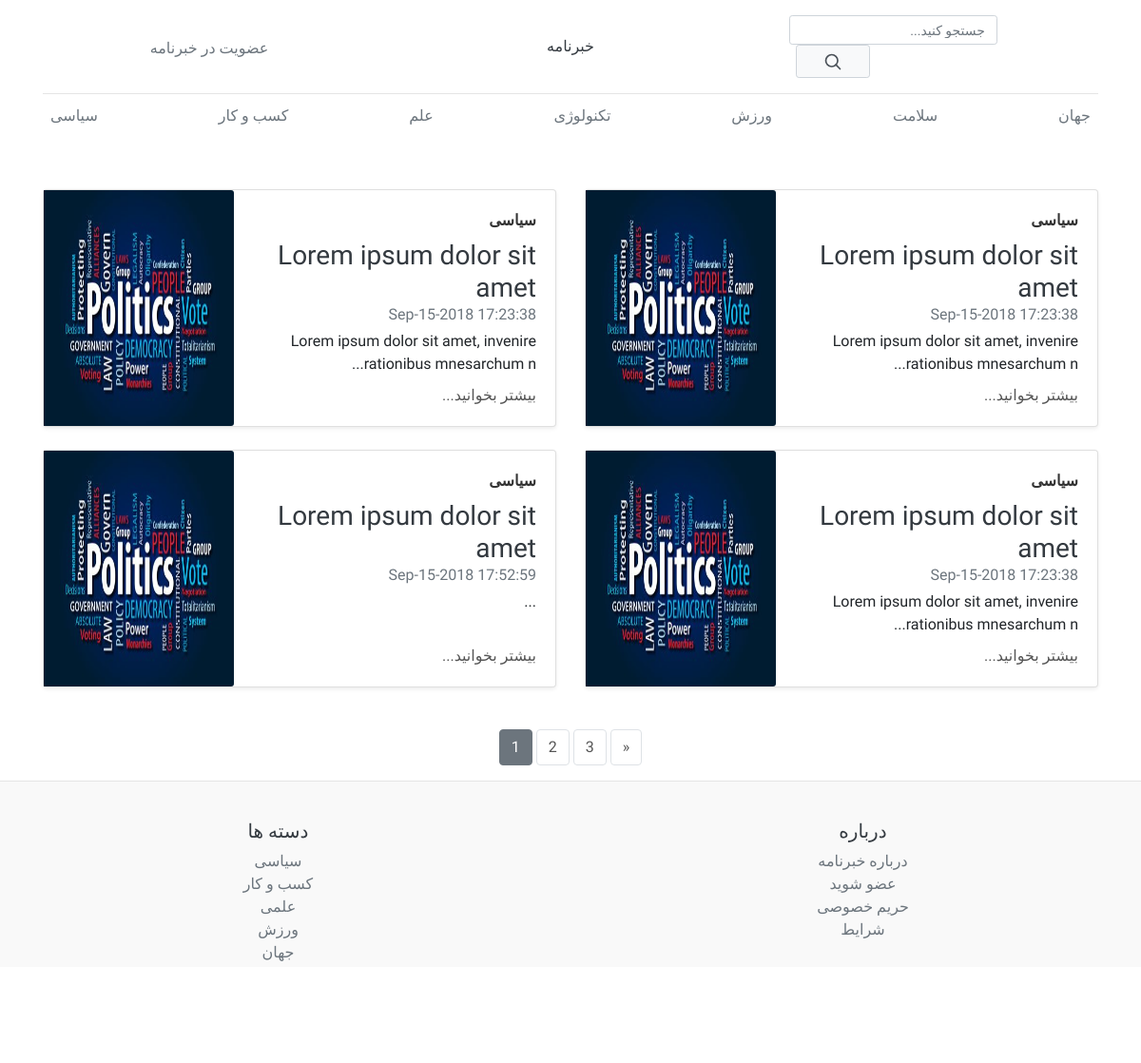
Screenshot of /Blog.php?page=1&category=سیاسی with the database file from the repository.
### tables this page shows
CREATE TABLE `posts` (
  `id` int(10) NOT NULL,
  `title` varchar(50) NOT NULL,
  `datetime` varchar(50) NOT NULL,
  `category` varchar(100) NOT NULL,
  `author` varchar(100) NOT NULL,
  `image` varchar(200) NOT NULL,
  `post` varchar(10000) NOT NULL
);

CREATE TABLE `category` (
  `id` int(10) NOT NULL,
  `datetime` varchar(50) NOT NULL,
  `category` varchar(100) NOT NULL,
  `author` varchar(100) NOT NULL
);

### db/dbOperation.php (called while the page is built, shortened)
<?php
class DBOperation
{
    private $conn;
    public function __construct()
    {
        require_once 'dbConnect.php';
        $db = new DBConnect();
        $this->conn = $db->connect();
    }
    public function selectCategory()
    {
        $sql = 'SELECT * FROM `category`;';
        $stmt = $this->conn->prepare($sql);
        $stmt->execute();
        $result = $stmt->fetchAll();
        $rowCount = $stmt->rowCount();
        $finalResult = array($result, $rowCount);
        return $finalResult;
    }
    public function selectPostKey($key, $value, $offset)
    {
        if($key == 'author'){
            $sql = 'SELECT * FROM `posts` WHERE `author` = ? ORDER BY `id` DESC LIMIT ?, 10;';
        }elseif($key == 'category'){
            $sql = 'SELECT * FROM `posts` WHERE `category` = ? ORDER BY `id` DESC LIMIT ?, 10;';
        }
        $stmt = $this->conn->prepare($sql);
        $stmt->bindParam(1, $value, PDO::PARAM_STR);
        $stmt->bindParam(2, $offset, PDO::PARAM_INT);
        $stmt->execute();
        $result = $stmt->fetchAll();
        $rowCount = $stmt->rowCount();
        $finalResult = array($result, $rowCount);
        return $finalResult;
    }
    public function countPosts($key, $value)
    {
        if($key == 'author'){
            $sql = 'SELECT COUNT(*) FROM `posts` WHERE `author` = ? ;';
            $stmt = $this->conn->prepare($sql);
            $stmt->bindParam(1, $value, PDO::PARAM_STR);
        }elseif($key == 'category'){
            $sql = 'SELECT COUNT(*) FROM `posts` WHERE `category` = ? ;';
            $stmt = $this->conn->prepare($sql);
            $stmt->bindParam(1, $value, PDO::PARAM_STR);
        }else{
            $sql = 'SELECT COUNT(*) FROM `posts` ;';
            $stmt = $this->conn->prepare($sql);
        }
        $stmt->execute();
        $result = $stmt->fetchColumn();
        return $result;
    }
}

### db/dbConnect.php (called while the page is built, shortened)
<?php
class DBConnect
{
    private $conn;
    public function connect()
    {
        try {
            $this->conn = new PDO(dsn, dbUsername, dbPassword);
        } catch (PDOException $exception) {
            echo 'Connection failed: ' . $exception->getMessage();
        }
        return $this->conn;
    }
}

### Blog.php (the view, shortened to what this page needs)
<?php require_once "./db/DBOperation.php" ?>
<!doctype html>
<html lang="en">
<head>
    <link rel="stylesheet" href="https://cdn.jsdelivr.net/npm/bootstrap@4.6.2/dist/css/bootstrap.min.css">
    <link href="css/blog.css" rel="stylesheet">
    <link rel="stylesheet" href="css/starter-template.css">
</head>
<body>
    <div class="container">
        <header class="blog-header py-3">
            <div class="row flex-nowrap justify-content-between align-items-center">
                <div class="col-4 pt-1">
                    <a class="text-muted" href="#">عضویت در خبرنامه</a>
                </div>
                <div class="col-4 text-center">
                    <a class="blog-header-logo text-dark" href="Blog.php?page=1">خبرنامه</a>
                </div>
                <div class="col-4 clearfix">
                    <div class="input-group input-group-sm d-flex flex-row-reverse">
                        <form class="form-inline" action="Blog.php?page=1" method="get">
                            <input type="text" class="form-control form-control-sm" placeholder="جستجو کنید..." aria-label="Search" aria-describedby="basic-addon2">
                            <div class="input-group-append">
                                <button class="btn btn-outline-secondary btn-sm" type="submit" name="search">
                                    <svg xmlns="http://www.w3.org/2000/svg" width="20" height="20" viewBox="0 0 24 24" fill="none"
                                        stroke="currentColor" stroke-width="2" stroke-linecap="round" stroke-linejoin="round"
                                        class="mx-3">
                                        <circle cx="10.5" cy="10.5" r="7.5"></circle>
                                        <line x1="21" y1="21" x2="15.8" y2="15.8"></line>
                                    </svg>
                                </button>
                            </div>
                        </form>
                    </div>
                </div>
            </div>
        </header>
        <div class="nav-scroller py-1 mb-2">
            <nav class="nav d-flex justify-content-between">
                <a class="p-2 text-muted" href="Blog.php?page=1&category=سیاسی">سیاسی</a>
                <a class="p-2 text-muted" href="Blog.php?page=1&category=کسب و کار">کسب و کار</a>
                <a class="p-2 text-muted" href="Blog.php?page=1&category=علمی">علم</a>
                <a class="p-2 text-muted" href="Blog.php?page=1&category=تکنولوژی">تکنولوژی</a>
                <a class="p-2 text-muted" href="Blog.php?page=1&category=ورزش">ورزش</a>
                <a class="p-2 text-muted" href="Blog.php?page=1&category=سلامت">سلامت</a>
                <a class="p-2 text-muted" href="Blog.php?page=1&category=جهان">جهان</a>
            </nav>
        </div>
        <div class="row mb-2  pt-5">
            <?php
            $db = new dbOperation();
            if (isset($_GET['page'])) {
                $page = $_GET['page'];
                if ($page < 1) {
                    $offset = 0;
                } else {
                    $offset = ($page - 1) * 10 + 1;
                }
                if (isset($_GET['search'])) {
                    $finalResult = $db->selectPostSearch($_GET['search'], $offset);
                } elseif (isset($_GET['category'])) {
                    $finalResult = $db->selectPostKey('category', $_GET['category'], $offset);
                } elseif (isset($_GET['author'])) {
                    $finalResult = $db->selectPostKey('author', $_GET['author'], $offset);
                } else {
                    $finalResult = $db->selectLimitedPost($offset);
                }
                $result = $finalResult[0];
                $rowCount = $finalResult[1];
                for ($i = 0; $i < $rowCount; $i++) {
                    $title = $result[$i]['title'];
                    $post = $result[$i]['post'];
                    if (strlen($post) > 60) {
                        $post = substr($post, 0, 60) . '...';
                    }
                    echo '<div class="col-md-6">
            <div class="card flex-md-row mb-4 shadow-sm h-md-250">
                <div class="card-body d-flex flex-column align-items-start">';
                    echo '<a href="Blog.php?category=' . $result[$i]['category'] . '">'
                        . '<strong class="d-inline-block mb-2 text-primary">' . $result[$i]['category']
                        . '</strong>' . '</a>';
                    echo '<h3 class="mb-0">'
                        . '<a class="text-dark" href="FullPost.php?id=' . $result[$i]['id'] . '">' . $title
                        . '</a>' . '</h3>';
                    echo '<div class="mb-1 text-muted">' . $result[$i]['datetime'] . '</div>';
                    echo '<p class="card-text mb-auto">' . $post . '</p>'
                        . '<a href="FullPost.php?id=' . $result[$i]['id'] . '">بیشتر بخوانید...</a>
                </div>'
                        . '<img class="card-img-right flex-auto d-none d-lg-block" src="upload/' . $result[$i]['image'] . '" alt="' . $result[$i]['image'] . '" width="200px" height="250">'
                        . '</div> </div>';
                }
            } else {
                header('Location:' . 'Blog.php?page=1');
            }
            ?>
        </div>
        <nav aria-label="Page navigation example">
            <ul class="pagination  justify-content-center">
                <?php
                if (isset($_GET['page'])) {
                    $key = '';
                    $totalPosts = 0;
                    if (isset($_GET['category'])) {
                        $totalPosts = $totalPosts + $db->countPosts('category', $_GET['category']);
                        $key = $key . '&category=' . $_GET['category'];
                    }
                    if (isset($_GET['author'])) {
                        $totalPosts = $totalPosts + $db->countPosts('author', $_GET['author']);
                        $key = $key . '&author=' . $_GET['author'];
                    } else {
                        $totalPosts = $totalPosts + $db->countPosts('', '');
                        $key = $key . '';
                    }
                    $postPerPage = ceil($totalPosts / 10);
                    for ($i = 1; $i <= $postPerPage; $i++) {
                        if ($_GET['page'] == $i) {
                            echo '<li class="page-item active">';
                            echo '<a class="page-link" href="Blog.php?page=' . $i . $key . '">';
                            echo $i;
                            echo '</a>';
                            echo '</li>';
                        } else {
                            echo '<li class="page-item">';
                            echo '<a class="page-link" href="Blog.php?page=' . $i . $key . '">';
                            echo $i;
                            echo '</a>';
                            echo '</li>';
                        }
                    }
                    if ($_GET['page'] + 1 <= $postPerPage) {
                        echo '<li class="page-item">';
                        echo '<a class="page-link" href="Blog.php?page=' . ($_GET['page'] + 1) . $key . '" aria-label="Next">';
                        echo '<span aria-hidden="true">&raquo;</span>';
                        echo '</a>';
                        echo '</li>';
                    }
                }
                ?>
            </ul>
        </nav>
    </div>
    <footer class="blog-footer">
        <div class="row">
            <div class="col-6 col-md">
                <h5 class="text-dark">دسته ها</h5>
                <ul class="list-unstyled text-small">
                    <?php
                    $db = new dbOperation();
                    $finalResult = $db->selectCategory();
                    $result = $finalResult[0];
                    $rowCount = $finalResult[1];
                    for ($i = 0; $i < $rowCount; $i++) {
                        echo '<li>';
                        echo '<a class="text-muted" href="Blog.php?page=1&category=' . $result[$i]['category'] . '">' . $result[$i]['category'] . '</a>';
                        echo '</li>';
                    }
                    ?>
                </ul>
            </div>
            <div class="col-6 col-md">
                <h5 class="text-dark">درباره</h5>
                <ul class="list-unstyled text-small">
                    <li><a class="text-muted" href="#">درباره خبرنامه</a></li>
                    <li><a class="text-muted" href="#">عضو شوید</a></li>
                    <li><a class="text-muted" href="#">حریم خصوصی</a></li>
                    <li><a class="text-muted" href="#">شرایط</a></li>
                </ul>
            </div>
        </div>
    </footer>
</body>
</html>

### css/blog.css (style rules this page uses)
body { text-align: right; }
.blog-header { line-height: 1; border-bottom: 1px solid #e5e5e5; text-align: center; }
.input-group { width: 100%; max-width: 300px; margin: 0 auto; }
.form-control { border: 1px solid #ced4da; padding: 0.375rem 0.75rem; direction: rtl; }
.input-group-append .btn { border: 1px solid #ced4da; margin: auto 8px; background-color: #f8f9fa; color: #495057; padding: 0.375rem 0.75rem; }
.card { direction: rtl; text-align: right; }
.nav-scroller { position: relative; z-index: 2; height: 2.75rem; overflow-y: hidden; }
.nav-scroller .nav { display: -ms-flexbox; display: flex; -ms-flex-wrap: nowrap; flex-wrap: nowrap; padding-bottom: 1rem; margin-top: -1px; overflow-x: auto; text-align: center; white-space: nowrap; -webkit-overflow-scrolling: touch; }
.card-img-right { height: 100%; border-radius: 0 3px 3px 0; }
.flex-auto { -ms-flex: 0 0 auto; flex: 0 0 auto; }
@media (min-width: 768px) { .h-md-250 { height: 250px; } }
.blog-footer { padding: 2.5rem 0; color: #999; text-align: center; background-color: #f9f9f9; border-top: 0.05rem solid #e5e5e5; }

### css/starter-template.css (style rules this page uses)
body { font-family: "Vazirmatn", sans-serif; }
.text-primary { color: #333 !important; }
a { color: #555 !important; }
.pagination { margin-top: 20px; }
.pagination .page-item .page-link { color: #6c757d; border: 1px solid #dee2e6; background-color: #fff; margin: 0 2px; border-radius: 4px; }
.pagination .page-item.active .page-link { color: #fff !important; background-color: #6c757d; border-color: #6c757d; }

### rows the page displays
posts: category "سیاسی", title "Lorem ipsum dolor sit amet", datetime "Sep-15-2018 17:23:38", post "Lorem ipsum dolor sit amet, invenire rationibus mnesarchum n...", image (picture)
posts: category "سیاسی", title "Lorem ipsum dolor sit amet", datetime "Sep-15-2018 17:23:38", post "Lorem ipsum dolor sit amet, invenire rationibus mnesarchum n...", image (picture)
posts: category "سیاسی", title "Lorem ipsum dolor sit amet", datetime "Sep-15-2018 17:52:59", post "...", image (picture)
posts: category "سیاسی", title "Lorem ipsum dolor sit amet", datetime "Sep-15-2018 17:23:38", post "Lorem ipsum dolor sit amet, invenire rationibus mnesarchum n...", image (picture)
category: category "سیاسی"
category: category "کسب و کار"
category: category "علمی"
category: category "ورزش"
category: category "جهان"
